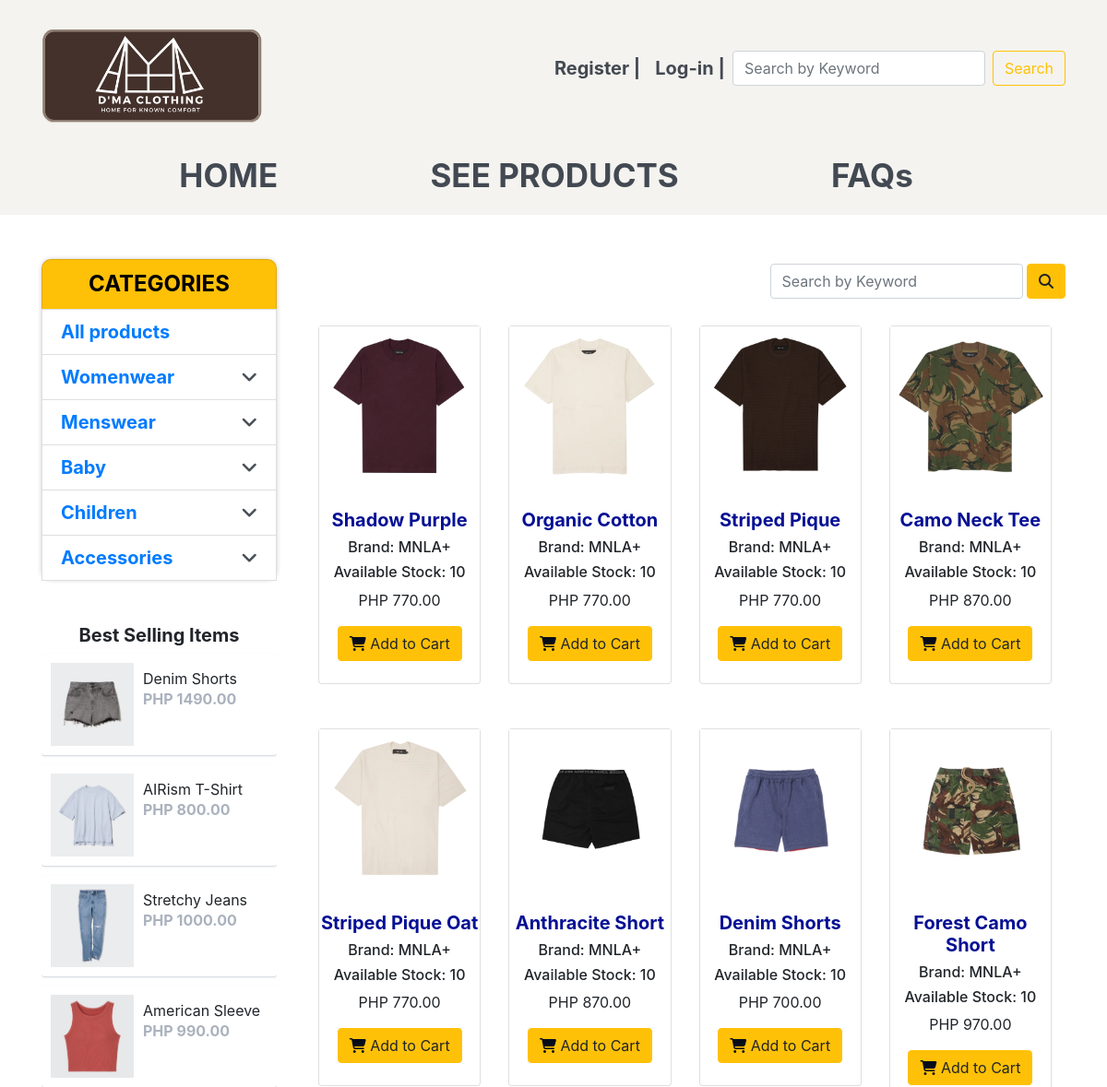
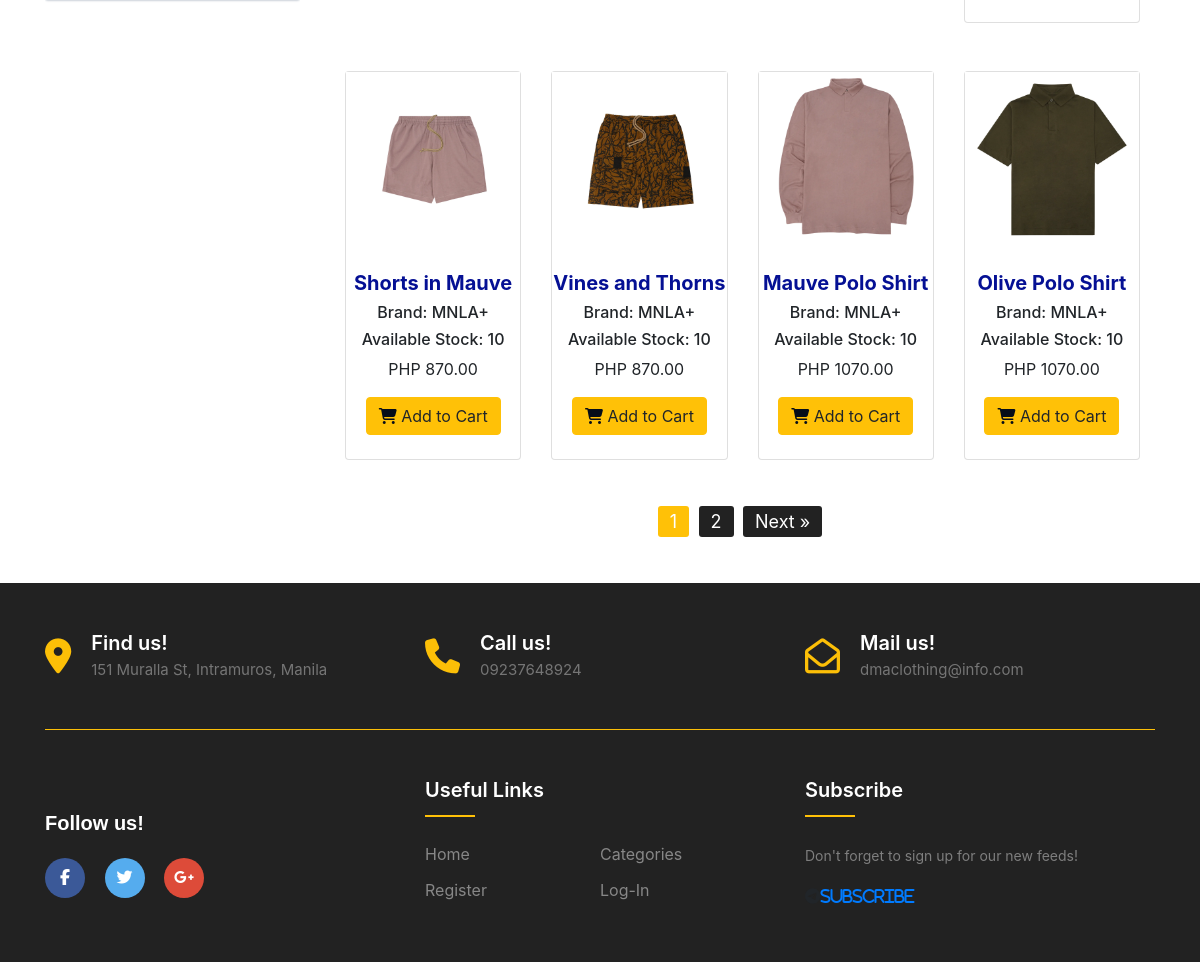
The page /productspage.php?category=MENWEAR on the database its author committed (2 pictures, top to bottom).
### tables this page shows
CREATE TABLE `product` (
  `categoryID` int(11) DEFAULT NULL,
  `productID` int(11) NOT NULL,
  `subcategoryID` int(11) DEFAULT NULL,
  `productImage` varchar(255) NOT NULL,
  `productName` varchar(255) NOT NULL,
  `productBrand` varchar(255) NOT NULL,
  `productPrice` decimal(10,2) NOT NULL,
  `productSize` int(11) NOT NULL,
  `productStock` int(11) NOT NULL,
  `productDesc` varchar(255) NOT NULL
);

### productspage.php (the view, shortened to what this page needs)
<!DOCTYPE HTML>
<html lang="en">
<head>
    <link rel="stylesheet" href="css/productspage.css">
<link rel="stylesheet" href="https://stackpath.bootstrapcdn.com/bootstrap/4.3.1/css/bootstrap.min.css">
</head>
<body>
    <section>
        <header>
            <nav class="navbar navbar-expand-lg main-navbar bg-color main-navbar-color"
            id="main-navbar">
            <div class="container">
                <br><?php
                if(isset($_SESSION['user'])) {
                    echo '
                    <a href="userspage.php"><img class="navbar-brand" width="240" src="BuiltImages/dmaclothinglogo.png"></img></a>
                    ';
                } else {
                    echo '
                    <a href="homepage.php"><img class="navbar-brand" width="240" src="BuiltImages/dmaclothinglogo.png"></img></a>
                    ';
                }
                ?>
                <div class="collapse navbar-collapse"id="myNav">
                    <ul class="navbar-nav ml-auto">
                    <?php
                    if(isset($_SESSION['user'])) {
                        echo '
                        <p>Hello, '.$_SESSION['user'].' |</p>
                        <li class="nav-item">
                            <a href="include/logout.inc.php" target="_self" class="nav-link"> Log-Out | </a>
                        </li>';
                    } else {
                        echo '
                        <a href="registration.php" target="_self" class="nav-link"> Register |</a>
                        <a href="login.php" class="nav-link"> Log-in | </a>';
                    }
                    ?>
                </ul>
            </div>
          <form class="form-inline my-2 my-lg-0" action="productspage.php" method="GET">
              <input id="searchByKeyword" class="form-control mr-sm-2" type="text" placeholder="Search by Keyword" aria-label="Search" name="search">
              <button class="btn btn-outline-warning my-2 my-sm-0" name="searchbutton" type="submit"> Search </button>
          </form>
      </div>
  </nav>
</header>
<nav class="navbar navbar-expand-xl main-navbar bg-color main-navbar-color" id="main-navbar">
    <div class="container">
        <?php
                if(isset($_SESSION['user'])) {
                    echo '
                    <br><a class="navbar-brand" href="userspage.php" style="display:flex;"> HOME </a>
                    <a class="navbar-brand" href="productspage.php" style="display:flex;"> PRODUCTS </a>
                    <a class="navbar-brand" href="inquiry.php" style="display:flex;"> INQUIRY  </a>
                    <a class="navbar-brand" href="faqs.php" style="display:flex;"> FAQs  </a>
                    <a class="navbar-brand" href="purchasehistory.php" style="display:flex;"> ORDER HISTORY </a>';
                    require './Include/db.handler.inc.php';
                    $sql = "SELECT COUNT(*) FROM cart where userid = ?";
                    $stmt = $conn->prepare($sql);
                    $stmt->bind_param("i", $_SESSION['id']);
                    $stmt->execute();
                    $result = $stmt->get_result();
                    if ($result->num_rows > 0) {
                        while($row = $result->fetch_assoc()) {
                            $count = $row['COUNT(*)'];
                            echo "<a class='navbar-brand' href='cart.php' style='display:flex;'>"."<i class='fa badge fa-lg' value='" . $count . "'>&#xf07a;</i> </a>";
                        }
                    } else {
                        echo "<a class='navbar-brand' href='cart.php' style='display:flex;'>"."<i class='fa badge fa-lg' value='" . $count . "'>&#xf07a;</i> </a>";
                    }
                } else {
                    echo '
                    <br><a class="navbar-brand" href="homepage.php" style="display:flex;"> HOME </a>
                    <a class="navbar-brand" href="productspage.php" style="display:flex;"> SEE PRODUCTS </a>
                    <a class="navbar-brand" href="faqs.php" style="display:flex;"> FAQs  </a>';
                }
                ?>
            </div>
        </nav>
    </section>
    <br><br>
    <div id="sortable" class="container">
        <div class="row">
            <div class="col-sm-3 hidden-xs">
<div class="h5 list-group font-weight-bold" style="background-color: #f8f9fa; border-radius: 10px; box-shadow: 0px 0px 5px #ccc;">
<div class="list-group-item" style="background-color: #ffc107; color: #222222; border-radius: 10px 10px 0 0;">
    <h5 class="mb-0 h4 text-center font-weight-bold" style="color: black;"> CATEGORIES </h5>
  </div>
    <a href="productspage.php" class="list-group-item">All products</a>
  <div class="list-group-item list-group-item-action" data-toggle="collapse" data-target="#category-submenu" aria-expanded="false" aria-controls="category-submenu">
    <a href="productspage.php?category=WOMENWEAR"> Womenwear </a><span class="float-right"><i class="fas fa-angle-down"></i></span>
  </div>
  <div class="list-group-item list-group-item-action" data-toggle="collapse" data-target="#category-submenu2" aria-expanded="false" aria-controls="category-submenu">
    <a href="productspage.php?category=MENWEAR">Menswear</a><span class="float-right"><i class="fas fa-angle-down"></i></span>
  </div>
  <div class="list-group-item list-group-item-action" data-toggle="collapse" data-target="#category-submenu3" aria-expanded="false" aria-controls="category-submenu">
    <a href="productspage.php?category=BABY">Baby</a><span class="float-right"><i class="fas fa-angle-down"></i></span>
  </div>
  <div class="list-group-item list-group-item-action" data-toggle="collapse" data-target="#category-submenu4" aria-expanded="false" aria-controls="category-submenu">
    <a href="productspage.php?category=CHILDREN">Children</a><span class="float-right"><i class="fas fa-angle-down"></i></span>
  </div>
  <div class="list-group-item list-group-item-action" data-toggle="collapse" data-target="#category-submenu5" aria-expanded="false" aria-controls="category-submenu">
    <a href="productspage.php?category=ACCESSORIES">Accessories</a>  <span class="float-right"><i class="fas fa-angle-down"></i></span>
  </div>
</div>
               <br> <br><div class="product-sidebar">
                    <h5 class="text-center font-weight-bold"> Best Selling Items </h5>
                    <?php
                    require './include/db.handler.inc.php';
                    $sql = "SELECT p.*, IFNULL(SUM(o.quantity * p.productPrice), 0) AS total_sales
                    FROM product p
                    LEFT JOIN order_tbl o ON o.productId = p.productId
                    GROUP BY p.productId
                    ORDER BY total_sales DESC
                    LIMIT 4;";
                    $stmtCheck = mysqli_stmt_init($conn);
                    if(!mysqli_stmt_prepare($stmtCheck,$sql))
                    {
                        header("location: ../.php?error=sqlerror");
                        exit();
                    }
                    else
                    {
                        mysqli_stmt_execute($stmtCheck);
                        $result = mysqli_stmt_get_result($stmtCheck);
                        while($row = mysqli_fetch_array($result))
                        {
                          ?>
                          <div class="product-item">
                            <div class="image">
                                <img src="images/<?php echo $row['productImage'] ?>"></a>
                            </div>
                            <div class="name">
                                <?php echo $row['productName'] ?> </a>
                            </div>
                            <div class="price">
                                <span> PHP <?php echo  $row['productPrice'] ?> </span>
                            </div>
                        </div>
                        <?php
                    }
                }
                ?>
            </div>
        </div>
<div class="col-sm-9">
    <div class="row">
        <div class="col">
          <form class="form-inline float-sm-right" action="productspage.php" method="GET">
             <input id="searchkeyword" class="form-control" type="text" placeholder="Search by Keyword" aria-label="Search" name="search"><br>
             &nbsp <button type="submit" class="btn btn-warning" name="searchbutton"> <i class="fas fa-search"> </i>
             </form>
         </div>
     </div>
     <br><div id="datatable" class="container">
        <div id="th-row" class="row clearfix">
        <?php
            require './include/db.handler.inc.php';
        if (isset($_GET['category']) && isset($_GET['subCategory']) && isset($_GET['searchbutton'])) {
            $category = $_GET['category'];
            $subCategory = $_GET['subCategory'];
            $search = $_GET['search'];
            $sql = "SELECT * FROM product
                    INNER JOIN category ON product.categoryID=category.category_id
                    INNER JOIN subcategory ON product.subcategoryid = subcategory.subCategoryID
                    INNER JOIN size ON product.productSize = size.size_id
                    WHERE category.category_name = ? AND subcategory.subCategory = ?
                    AND (product.productName LIKE '%".$search."%' OR product.productBrand LIKE '%".$search."%')";
            $stmt = mysqli_stmt_init($conn);
            if (!mysqli_stmt_prepare($stmt, $sql)) {
                header("location: ../.php?error=sqlerror");
                exit();
            } else {
                mysqli_stmt_bind_param($stmt, "ss", $category, $subCategory);
                mysqli_stmt_execute($stmt);
                $result = mysqli_stmt_get_result($stmt);
            }
        } else if (isset($_GET['category'])) {
            $category = $_GET['category'];
            $sql = "SELECT * FROM product
                    INNER JOIN category ON product.categoryID=category.category_id
                    INNER JOIN subcategory ON product.subcategoryid = subcategory.subCategoryID
                    INNER JOIN size ON product.productSize = size.size_id
                    WHERE category.category_name = ?";
            $stmt = mysqli_stmt_init($conn);
            if (!mysqli_stmt_prepare($stmt, $sql)) {
                header("location: ../.php?error=sqlerror");
                exit();
            } else {
                mysqli_stmt_bind_param($stmt, "s", $category);
                mysqli_stmt_execute($stmt);
                $result = mysqli_stmt_get_result($stmt);
            }
        }
if(mysqli_num_rows($result) > 0) {
    while($row = mysqli_fetch_array($result))
    {
        ?>
        <div id="th-tr" class="col-lg-3 col-md-4 col-sm-12">
                    <div class="card product_item">
                        <div class="body">
                            <div class="cp_img">
                                <img src="images/<?php echo $row['productImage'] ?>" width="230" height="100" alt="Product" class="img-fluid">
                            </div><br>
                            <div class="product_details">
                                <center><h5 style="color:#051094;"> <b> <?php echo $row['productName']; ?> </b> </h5> </center>
                                <center><h6 class="text-black"> Brand: <?php echo $row['productBrand']; ?> </h6> </center>
                                <center><h6 class="text-black"> Available Stock: <?php echo $row['productStock']; ?> </h6> </center>
                                <ul class="product_price list-unstyled">
                                    <center> <li class="new_price"> PHP <?php echo $row['productPrice']; ?> </li>
                                    </center>
                                </ul>
                                <center>
                      <button type="button" class="btn btn-warning" data-bs-toggle="modal" data-bs-target="#addtocart-<?php echo $row['productID'] ?>">
                          <i class="fa-solid fa-cart-shopping" style="color: #060d19;"></i> Add to Cart
                      </button>
                      <br><br></center>
                  </div>
              </div>
          </div><br><br>
      </div>
      <?php
    }
} else
{
    echo "No products found.";
}
?>
</div>
</div>
</div>
</div>
</div> <br> <br>
<footer class="footer-section">
    <div class="container">
        <div class="footer-cta pt-5 pb-5">
            <div class="row">
                <div class="col-xl-4 col-md-4 mb-30">
                    <div class="single-cta">
                        <i class="fas fa-map-marker-alt"> </i>
                        <div class="cta-text">
                            <h4> Find us! </h4>
                            <span> 151 Muralla St, Intramuros, Manila </span>
                        </div>
                    </div>
                </div>
                <div class="col-xl-4 col-md-4 mb-30">
                    <div class="single-cta">
                        <i class="fas fa-phone"> </i>
                        <div class="cta-text">
                            <h4> Call us! </h4>
                            <span> 09237648924 </span>
                        </div>
                    </div>
                </div>
                <div class="col-xl-4 col-md-4 mb-30">
                    <div class="single-cta">
                        <i class="far fa-envelope-open"> </i>
                        <div class="cta-text">
                            <h4> Mail us! </h4>
                            <span> dmaclothing@info.com </span>
                        </div>
                    </div>
                </div>
            </div>
        </div>
        <div class="footer-content pt-5 pb-5">
            <div class="row">
                <div class="col-xl-4 col-lg-4 mb-50">
                    <div class="footer-widget">
                        <div class="footer-social-icon">
                            <span> Follow us! </span>
                            <a href="https://www.facebook.com/" target="_blank"> <i class="fab fa-facebook-f facebook-bg"> </i> </a>
                            <a href="https://twitter.com/home" target="_blank"> <i class="fab fa-twitter twitter-bg"> </i> </a>
                            <a href="https://mail.google.com/mail/u/0/#inbox" target="_blank"> <i class="fab fa-google-plus-g google-bg"> </i> </a>
                        </div>
                    </div>
                </div>
                <div class="col-xl-4 col-lg-4 col-md-6 mb-30">
                    <div class="footer-widget">
                        <div class="footer-widget-heading">
                            <h3> Useful Links </h3>
                        </div>
                        <ul>
                            <li> <a target="_blank" a href="homepage.php"> Home </a> </li>
                            <li> <a target="_self" a href="homepage.php#categories"> Categories </a> </li>
                            <li> <a target="_blank" a href="registration.php"> Register </a> </li>
                            <li> <a target="_blank" a href="login.php"> Log-In </a> </li>
                        </ul>
                    </div>
                </div>
                <div class="col-xl-4 col-lg-4 col-md-6 mb-50">
                    <div class="footer-widget">
                        <div class="footer-widget-heading">
                            <h3> Subscribe </h3>
                        </div>
                        <div class="footer-text mb-25">
                            <p> Don't forget to sign up for our new feeds! </p>
                        </div>
                        <div class="subscribe-form">
                            <i class="fab fa-telegram-plane"><a href="https://www.youtube.com/watch?v=dQw4w9WgXcQ">Subscribe</a></i>
                        </div>
                    </div>
                </div>
            </div>
        </div>
    </div>
</footer>
</body>
</html>

### rows shown on the page
product: productImage (picture), productName "Denim Shorts", productPrice "1490.00"
product: productImage (picture), productName "AIRism T-Shirt", productPrice "800.00"
product: productImage (picture), productName "Stretchy Jeans", productPrice "1000.00"
product: productImage (picture), productName "American Sleeve", productPrice "990.00"
product: productImage (picture), productName "Shadow Purple", productBrand "MNLA+", productStock "10", productPrice "770.00"
product: productImage (picture), productName "Organic Cotton", productBrand "MNLA+", productStock "10", productPrice "770.00"
product: productImage (picture), productName "Striped Pique", productBrand "MNLA+", productStock "10", productPrice "770.00"
product: productImage (picture), productName "Camo Neck Tee", productBrand "MNLA+", productStock "10", productPrice "870.00"
product: productImage (picture), productName "Striped Pique Oat", productBrand "MNLA+", productStock "10", productPrice "770.00"
product: productImage (picture), productName "Anthracite Short", productBrand "MNLA+", productStock "10", productPrice "870.00"
product: productImage (picture), productName "Denim Shorts", productBrand "MNLA+", productStock "10", productPrice "700.00"
product: productImage (picture), productName "Forest Camo Short", productBrand "MNLA+", productStock "10", productPrice "970.00"
product: productImage (picture), productName "Shorts in Mauve", productBrand "MNLA+", productStock "10", productPrice "870.00"
product: productImage (picture), productName "Vines and Thorns", productBrand "MNLA+", productStock "10", productPrice "870.00"
product: productImage (picture), productName "Mauve Polo Shirt", productBrand "MNLA+", productStock "10", productPrice "1070.00"
product: productImage (picture), productName "Olive Polo Shirt", productBrand "MNLA+", productStock "10", productPrice "1070.00"
